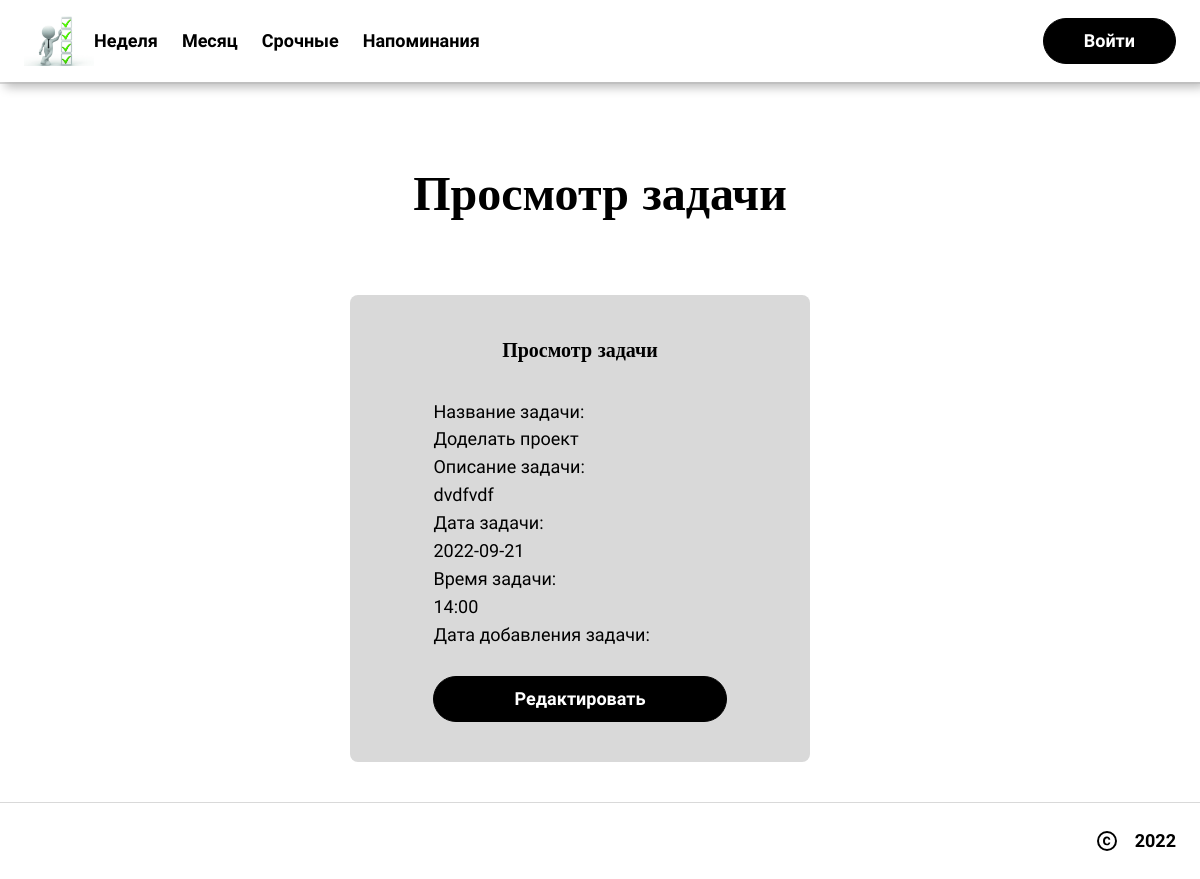
The app's page /3/view, older data.
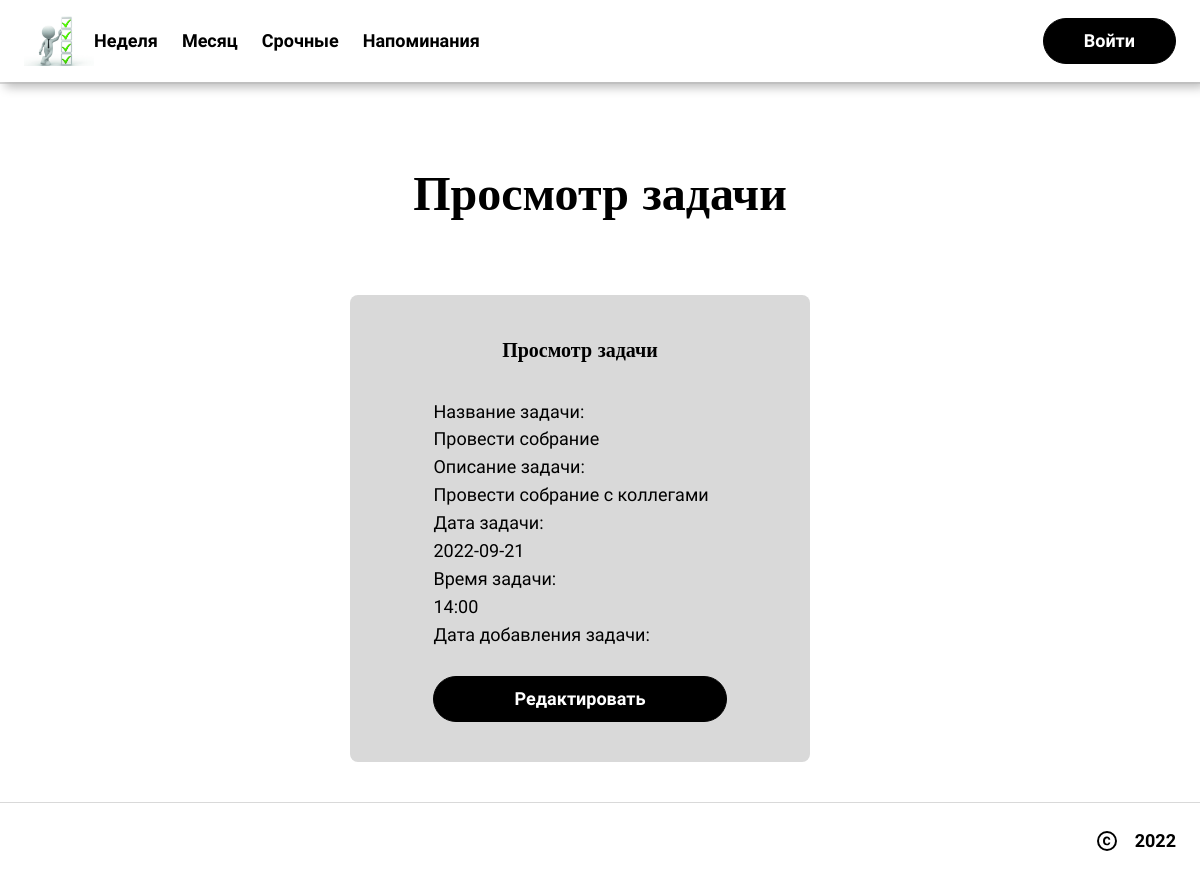
The same page, newer data.
### djangoApp/models.py (models this page shows, shortened)
class Tasks(models.Model):
    id = models.IntegerField(primary_key=True, null=False)
    user_id = models.ForeignKey(Profile, on_delete=models.CASCADE, null=True)
    task_name = models.CharField(max_length=250)
    task_comment = models.CharField(max_length=4000)
    date_add = models.CharField(max_length=250)
    date_end = models.CharField(max_length=250)
    date_task = models.CharField(max_length=250)
    time_task = models.CharField(max_length=250)

### djangoApp/views.py (the view)
# urls.py: path('<int:pk>/view', views.TaskDetailView.as_view(), name='view-task'),
class TaskDetailView(DetailView):
    model = Tasks
    template_name = 'task-view.html'
    context_object_name = 'task'

### djangoApp/templates/task-view.html (shortened to what this page needs)
<!DOCTYPE html>
{% load static %}
<html lang="en">
  <head>
      <link rel="stylesheet" href="{% static "style.css" %}" />
  </head>
  <body>
    <div>
      <link href="{% static "home.css" %}" rel="stylesheet" />
      <div class="home-container">
        <div data-role="Header" class="home-navbar-container">
          <div class="home-navbar">
            <div class="home-left-side">
              <img src="{% static 'icon.jpg' %}" width="70" height="50" alt="lorem">
              <div class="home-links-container">
                <a href="/" class="home-link anchor">Неделя</a>
                <a href="#inspiration" class="home-link1 anchor">Месяц</a>
                <span class="home-link2 anchor">Срочные</span>
                <span class="home-link3 anchor">Напоминания</span>
              </div>
            </div>
            <div class="home-right-side">
              <button class="home-cta-btn anchor button">Войти</button>
            </div>
          </div>
        </div>
        <div class="home-section-separator1"></div>
        <div class="home-get-in-touch">
          <h2 class="home-text7 section-Heading">Просмотр задачи</h2>
          <div class="home-content-container">
            <div class="home-form-container">
              <span class="home-heading6 bigCard-Heading">
                Просмотр задачи
              </span>
              <form method="post">
                Название задачи: <br>{{task.task_name}}<br>
                Описание задачи: <br>{{task.task_comment}}<br>
                Дата задачи: <br>{{task.date_task}}<br>
                Время задачи: <br>{{task.time_task}}<br>
                Дата добавления задачи: <br>{{task.date_add}}<br>
              <button class="home-cta-btn1 anchor button">Редактировать</button>
              </form>
            </div>
          </div>
        </div>
        <div class="home-footer-container">
          <div class="home-footer">
            <div class="home-copyright-container">
              <span class="anchor">2022</span>
            </div>
          </div>
        </div>
      </div>
    </div>
  </body>
</html>

Row changes from the older to the newer data that the page shows:
changed Tasks: task_name "Доделать проект" → "Провести собрание"; task_comment "dvdfvdf" → "Провести собрание с коллегами"
